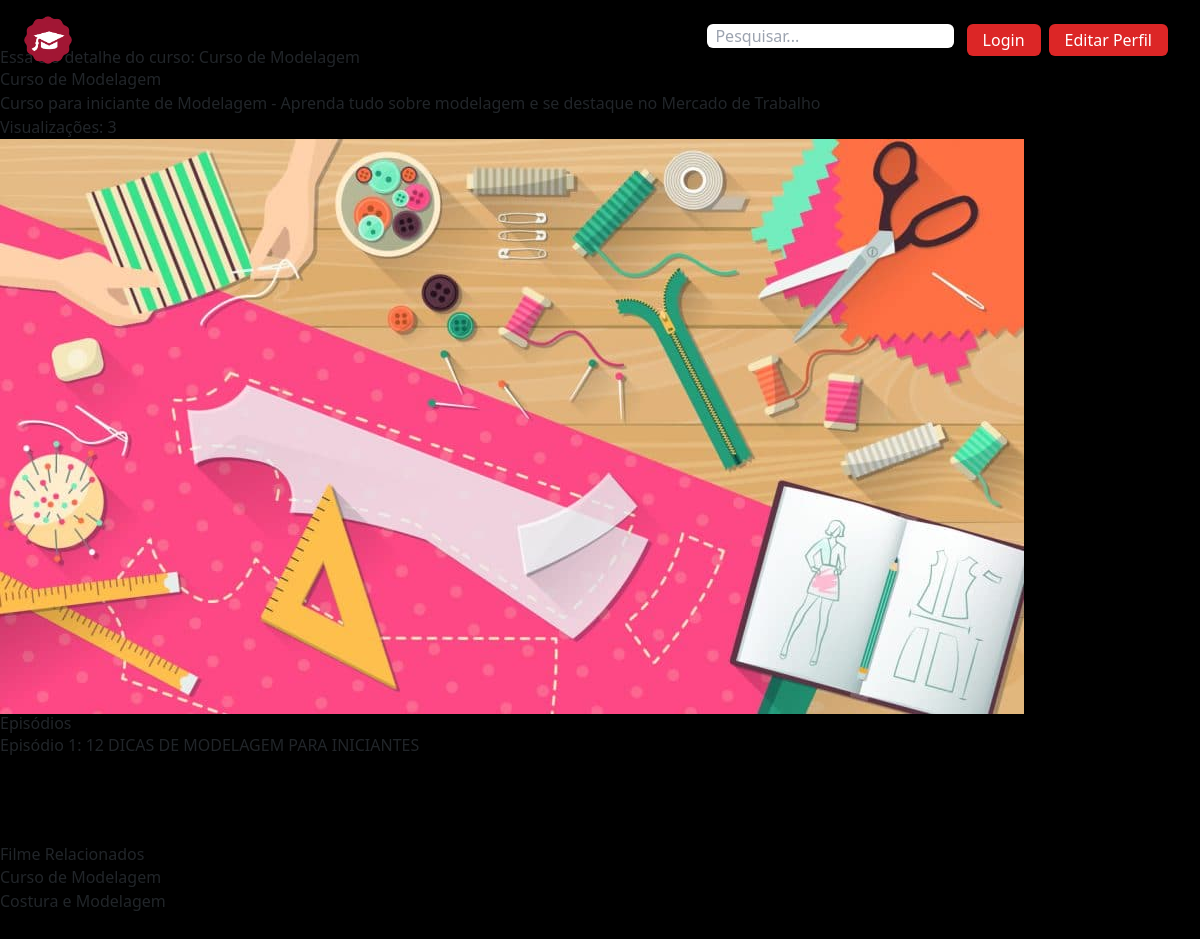
Screenshot of /cursos/2 with the database file from the repository.
### curso/models.py (models this page shows, shortened)
class Curso(models.Model):
    titulo = models.CharField(max_length=100)
    thumb = models.ImageField(upload_to='thumb_cursos')
    descricao = models.TextField(max_length=1000)
    categoria = models.CharField(max_length=20, choices=LISTA_CATEGORIAS)
    visualizacoes = models.IntegerField(default=0)
    data_criacao = models.DateTimeField(default=timezone.now)
    def __str__(self):
        return self.titulo

class Episodio(models.Model):
    curso = models.ForeignKey('Curso', related_name='episodios', on_delete=models.CASCADE)
    titulo = models.CharField(max_length=100)
    video = models.URLField()

### curso/views.py (the view)
# urls.py: path('cursos/<int:pk>', Detalhescurso.as_view(), name='detalhescurso'),
class Detalhescurso(DetailView):
    template_name = 'detalhescurso.html'
    model = Curso
    def get(self, request, *args, **kwargs):
        curso = self.get_object()
        curso.visualizacoes += 1
        curso.save()
        return super().get(request, *args, **kwargs) # redireciona o usuario para a url final
    def get_context_data(self, **kwargs):
        context = super(Detalhescurso, self).get_context_data(**kwargs)
        cursos_relacionados = Curso.objects.filter(categoria=self.get_object().categoria)[0:5]
        context['cursos_relacionados'] = cursos_relacionados
        return context

### curso/novos_context.py (called while the page is built)
def lista_cursos_recentes(request):
    lista_cursos = Curso.objects.all().order_by('-data_criacao')[0:8]
    curso_destaque = lista_cursos[0]
    return {'lista_cursos_recentes': lista_cursos, 'curso_destaque': curso_destaque}

def lista_cursos_emalta(request):
    lista_cursos = Curso.objects.all().order_by('-visualizacoes')[0:8]
    return {'lista_cursos_emalta': lista_cursos}

### curso/templates/detalhescurso.html (shortened to what this page needs)
{% extends 'base.html' %}
{% block content %}
<div class="py-12">
    <h1>Essa é o detalhe do curso: {{ object.titulo }}</h1>
    <p>{{ object }}</p>
    <p>{{ object.descricao }}</p>
    <p>Visualizações: {{ object.visualizacoes }}
    </p>
    <img src="{{ object.thumb.url }}">
        <h2>Episódios</h2>
        {% for episodio in object.episodios.all %}
        <a href="{{ episodio.video }}">
            <p>Episódio {{ forloop.counter}}: {{ episodio.titulo}}</p>
        </a>
        {% endfor %}
</div>
<div class="py-10">
    <h2>Filme Relacionados</h2>
    {% for curso in cursos_relacionados %}
    <p>
        <a href="{% url 'curso:detalhescurso' curso.pk %}">
            {{ curso.titulo }}
        </a>
    </p>
    {% endfor %}
</div>
{% endblock %}

### rows the page displays
Curso: titulo "Curso de Modelagem", descricao "Curso para iniciante de Modelagem - Aprenda tudo sobre modelagem e se destaque no Mercado de Trabalho", visualizacoes "3", thumb (picture)
Episodio: titulo "12 DICAS DE MODELAGEM PARA INICIANTES"
Curso: titulo "Costura e Modelagem"
